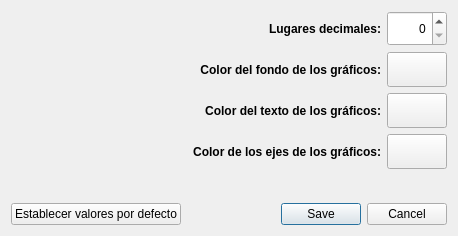
<?xml version="1.0" encoding="UTF-8"?>
<ui version="4.0">
 <class>DialogPreference</class>
 <widget class="QDialog" name="DialogPreference">
  <property name="geometry">
   <rect>
    <x>0</x>
    <y>0</y>
    <width>458</width>
    <height>236</height>
   </rect>
  </property>
  <property name="sizePolicy">
   <sizepolicy hsizetype="Maximum" vsizetype="Maximum">
    <horstretch>0</horstretch>
    <verstretch>0</verstretch>
   </sizepolicy>
  </property>
  <property name="windowTitle">
   <string>Preferencias</string>
  </property>
  <property name="windowIcon">
   <iconset resource="../resource/resource.qrc">
    <normaloff>:/img/config.png</normaloff>:/img/config.png</iconset>
  </property>
  <layout class="QVBoxLayout" name="verticalLayout_3">
   <item>
    <layout class="QHBoxLayout" name="horizontalLayout_2">
     <item>
      <layout class="QVBoxLayout" name="verticalLayout_2">
       <item>
        <widget class="QLabel" name="label">
         <property name="sizePolicy">
          <sizepolicy hsizetype="Preferred" vsizetype="Minimum">
           <horstretch>0</horstretch>
           <verstretch>0</verstretch>
          </sizepolicy>
         </property>
         <property name="font">
          <font>
           <weight>75</weight>
           <bold>true</bold>
          </font>
         </property>
         <property name="text">
          <string>Lugares decimales:</string>
         </property>
         <property name="alignment">
          <set>Qt::AlignRight|Qt::AlignTrailing|Qt::AlignVCenter</set>
         </property>
        </widget>
       </item>
       <item>
        <widget class="QLabel" name="label_2">
         <property name="sizePolicy">
          <sizepolicy hsizetype="Minimum" vsizetype="Preferred">
           <horstretch>0</horstretch>
           <verstretch>0</verstretch>
          </sizepolicy>
         </property>
         <property name="font">
          <font>
           <weight>75</weight>
           <bold>true</bold>
          </font>
         </property>
         <property name="text">
          <string>Color del fondo de los gráficos:</string>
         </property>
         <property name="alignment">
          <set>Qt::AlignRight|Qt::AlignTrailing|Qt::AlignVCenter</set>
         </property>
        </widget>
       </item>
       <item>
        <widget class="QLabel" name="label_3">
         <property name="sizePolicy">
          <sizepolicy hsizetype="Minimum" vsizetype="Preferred">
           <horstretch>0</horstretch>
           <verstretch>0</verstretch>
          </sizepolicy>
         </property>
         <property name="font">
          <font>
           <weight>75</weight>
           <bold>true</bold>
          </font>
         </property>
         <property name="text">
          <string>Color del texto de los gráficos:</string>
         </property>
         <property name="alignment">
          <set>Qt::AlignRight|Qt::AlignTrailing|Qt::AlignVCenter</set>
         </property>
        </widget>
       </item>
       <item>
        <widget class="QLabel" name="label_4">
         <property name="sizePolicy">
          <sizepolicy hsizetype="Minimum" vsizetype="Preferred">
           <horstretch>0</horstretch>
           <verstretch>0</verstretch>
          </sizepolicy>
         </property>
         <property name="font">
          <font>
           <weight>75</weight>
           <bold>true</bold>
          </font>
         </property>
         <property name="text">
          <string>Color de los ejes de los gráficos:</string>
         </property>
         <property name="alignment">
          <set>Qt::AlignRight|Qt::AlignTrailing|Qt::AlignVCenter</set>
         </property>
        </widget>
       </item>
      </layout>
     </item>
     <item>
      <layout class="QVBoxLayout" name="verticalLayout">
       <item>
        <widget class="QSpinBox" name="sBDecimalPlaces">
         <property name="sizePolicy">
          <sizepolicy hsizetype="Maximum" vsizetype="Maximum">
           <horstretch>0</horstretch>
           <verstretch>0</verstretch>
          </sizepolicy>
         </property>
         <property name="minimumSize">
          <size>
           <width>60</width>
           <height>35</height>
          </size>
         </property>
         <property name="maximumSize">
          <size>
           <width>60</width>
           <height>35</height>
          </size>
         </property>
         <property name="alignment">
          <set>Qt::AlignRight|Qt::AlignTrailing|Qt::AlignVCenter</set>
         </property>
         <property name="maximum">
          <number>21</number>
         </property>
        </widget>
       </item>
       <item>
        <widget class="QToolButton" name="tBColorBackgroundChart">
         <property name="minimumSize">
          <size>
           <width>60</width>
           <height>35</height>
          </size>
         </property>
         <property name="maximumSize">
          <size>
           <width>60</width>
           <height>35</height>
          </size>
         </property>
         <property name="autoFillBackground">
          <bool>true</bool>
         </property>
         <property name="text">
          <string/>
         </property>
         <property name="checkable">
          <bool>false</bool>
         </property>
         <property name="checked">
          <bool>false</bool>
         </property>
         <property name="autoExclusive">
          <bool>true</bool>
         </property>
         <property name="autoRaise">
          <bool>false</bool>
         </property>
        </widget>
       </item>
       <item>
        <widget class="QToolButton" name="tBColorTextChart">
         <property name="minimumSize">
          <size>
           <width>60</width>
           <height>35</height>
          </size>
         </property>
         <property name="maximumSize">
          <size>
           <width>60</width>
           <height>35</height>
          </size>
         </property>
         <property name="autoFillBackground">
          <bool>true</bool>
         </property>
         <property name="text">
          <string/>
         </property>
         <property name="autoRaise">
          <bool>false</bool>
         </property>
        </widget>
       </item>
       <item>
        <widget class="QToolButton" name="tBColorEjesChart">
         <property name="minimumSize">
          <size>
           <width>60</width>
           <height>35</height>
          </size>
         </property>
         <property name="maximumSize">
          <size>
           <width>60</width>
           <height>35</height>
          </size>
         </property>
         <property name="autoFillBackground">
          <bool>true</bool>
         </property>
         <property name="text">
          <string/>
         </property>
         <property name="autoRaise">
          <bool>false</bool>
         </property>
        </widget>
       </item>
      </layout>
     </item>
    </layout>
   </item>
   <item>
    <spacer name="verticalSpacer">
     <property name="orientation">
      <enum>Qt::Vertical</enum>
     </property>
     <property name="sizeHint" stdset="0">
      <size>
       <width>20</width>
       <height>14</height>
      </size>
     </property>
    </spacer>
   </item>
   <item>
    <layout class="QHBoxLayout" name="horizontalLayout">
     <item>
      <widget class="QPushButton" name="pBResetValue">
       <property name="sizePolicy">
        <sizepolicy hsizetype="Minimum" vsizetype="Maximum">
         <horstretch>0</horstretch>
         <verstretch>0</verstretch>
        </sizepolicy>
       </property>
       <property name="text">
        <string>Establecer valores por defecto</string>
       </property>
      </widget>
     </item>
     <item>
      <spacer name="horizontalSpacer">
       <property name="orientation">
        <enum>Qt::Horizontal</enum>
       </property>
       <property name="sizeHint" stdset="0">
        <size>
         <width>18</width>
         <height>20</height>
        </size>
       </property>
      </spacer>
     </item>
     <item>
      <widget class="QDialogButtonBox" name="buttonBox">
       <property name="orientation">
        <enum>Qt::Horizontal</enum>
       </property>
       <property name="standardButtons">
        <set>QDialogButtonBox::Cancel|QDialogButtonBox::Save</set>
       </property>
      </widget>
     </item>
    </layout>
   </item>
  </layout>
 </widget>
 <resources>
  <include location="../resource/resource.qrc"/>
 </resources>
 <connections>
  <connection>
   <sender>buttonBox</sender>
   <signal>accepted()</signal>
   <receiver>DialogPreference</receiver>
   <slot>accept()</slot>
   <hints>
    <hint type="sourcelabel">
     <x>248</x>
     <y>254</y>
    </hint>
    <hint type="destinationlabel">
     <x>157</x>
     <y>274</y>
    </hint>
   </hints>
  </connection>
  <connection>
   <sender>buttonBox</sender>
   <signal>rejected()</signal>
   <receiver>DialogPreference</receiver>
   <slot>reject()</slot>
   <hints>
    <hint type="sourcelabel">
     <x>316</x>
     <y>260</y>
    </hint>
    <hint type="destinationlabel">
     <x>286</x>
     <y>274</y>
    </hint>
   </hints>
  </connection>
 </connections>
</ui>
